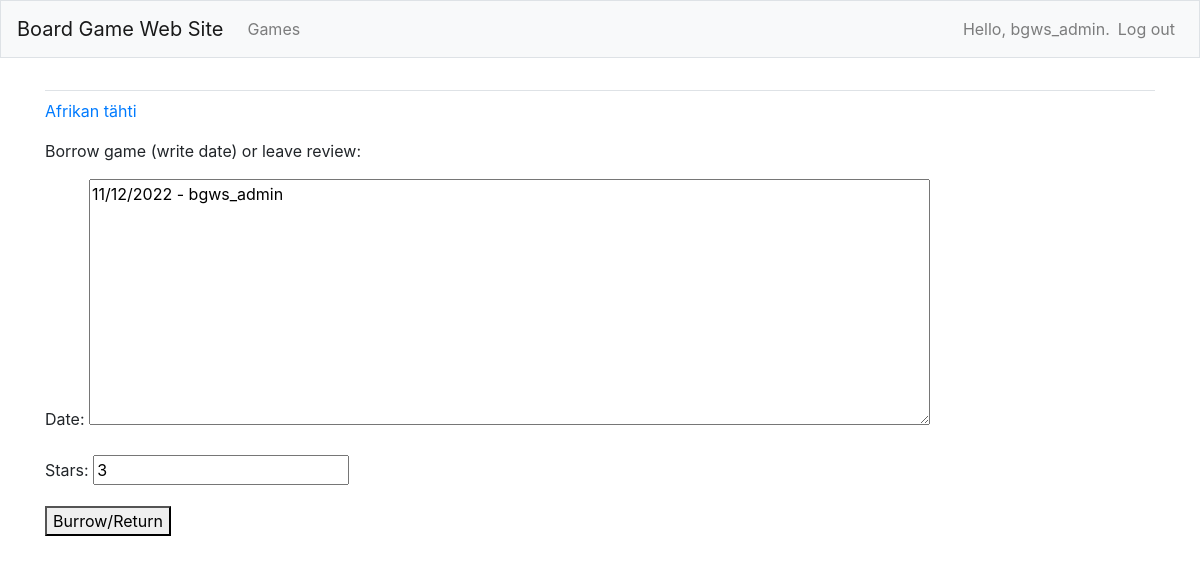
/edit_review/2/ (signed in), run on the app's committed database.
### board_game_web_sites/models.py (models this page shows, shortened)
class Board_game(models.Model) :
    name = models.CharField(max_length=100)
    description = models.CharField(max_length=1000, null=True)
    date_added = models.DateTimeField(auto_now_add=True)
    date_modified = models.DateTimeField(auto_now=True)
    owner = models.ForeignKey(User, on_delete=models.CASCADE)
    def __str__(self):
        return self.name

class Review(models.Model):
    my_review = models.TextField(max_length=250)
    stars = models.IntegerField()
    date_added = models.DateTimeField(auto_now_add=True)
    date_modified = models.DateTimeField(auto_now=True)
    game = models.ForeignKey(Board_game, on_delete=models.CASCADE)
    owner = models.ForeignKey(User, on_delete=models.CASCADE)

### board_game_web_sites/views.py (the view)
# urls.py: path('edit_review/<int:review_id>/', views.edit_review, name = 'edit_review'),
@login_required
def edit_review(request, review_id):
    review = Review.objects.get(id=review_id)
    game = review.game
    if review.owner != request.user:
        raise Http404
    if request.method != 'POST':
        form = ReviewForm(instance=review)
    else:
        form = ReviewForm(instance=review, data=request.POST)
    if form.is_valid():
        form.save()
        return redirect('board_game_web_sites:game', game_id=game.id)
    context = {'review': review, 'game': game, 'form': form}
    return render(request, 'board_game_web_sites/edit_review.html', context)

### board_game_web_sites/forms.py
class ReviewForm(forms.ModelForm):
    class Meta:
        model = Review
        fields = ['my_review', 'stars']
        labels = {'my_review':'Date:'}
        widgets = {'my_review': forms.Textarea(attrs={'cols': 80})}

### board_game_web_sites/templates/board_game_web_sites/edit_review.html (shortened to what this page needs)
{% extends "board_game_web_sites/base.html" %}
{% block content %}
 <p><a href="{% url 'board_game_web_sites:game' game.id %}">{{ game }}</a></p>
 <p>Borrow game (write date) or leave review:</p>
<form action="{% url 'board_game_web_sites:edit_review' review.id %}" method='post'>
 {{ form.as_p }}
<button name="submit">Burrow/Return</button>
 </form>
{% endblock content %}

### board_game_web_sites/templates/board_game_web_sites/base.html (shortened to what this page needs)
{% load bootstrap4 %}
<!DOCTYPE html>
<html lang="en">
<head>
  {% bootstrap_css %}
</head>
<body>
  <nav class="navbar navbar-expand-md navbar-light bg-light mb-4 border">
      <a class="navbar-brand" href="{% url 'board_game_web_sites:index' %}">
        Board Game Web Site</a>
      <div class="collapse navbar-collapse" id="navbarCollapse">
        <ul class="navbar-nav mr-auto">
          <li class="nav-item">
          <a class="nav-link" href="{% url 'board_game_web_sites:games' %}">Games</a></li>
        </ul>
        <ul class="nav navbar-nav ml-auto">
          {% if user.is_authenticated %}
          <li class="nav-item">
            <span class="navbar-text"}>Hello, {{ user.username }}.</span>
          </li>
          <li class="nav-item">
            <a class="nav-link" href="{% url 'users:logout' %}">Log out</a>
          </li>
          {% else %}
          <li class="nav-item">
            <a class="nav-link" href="{% url 'users:register' %}">Register</a>
          </li>
          <li class="nav-item">
            <a class="nav-link" href="{% url 'users:login' %}">Log in</a></li>
          {% endif %}
        </ul>
      </div>
    </nav>
  <main role="main" class="container">
    <div class="pb-2 mb-2 border-bottom">
  </div>
    <div>
      {% block content %}{% endblock content %}
    </div>
  </main>
</body>
</html>

### data on the page
Board_game: name "Afrikan tähti"
Review: my_review "11/12/2022 - bgws_admin", stars "3"

### other printed values
{{ user.username }} "bgws_admin"
